Frame 1 (no input): blank canvas, image omitted
Frame 60 (no input): blank canvas, image omitted
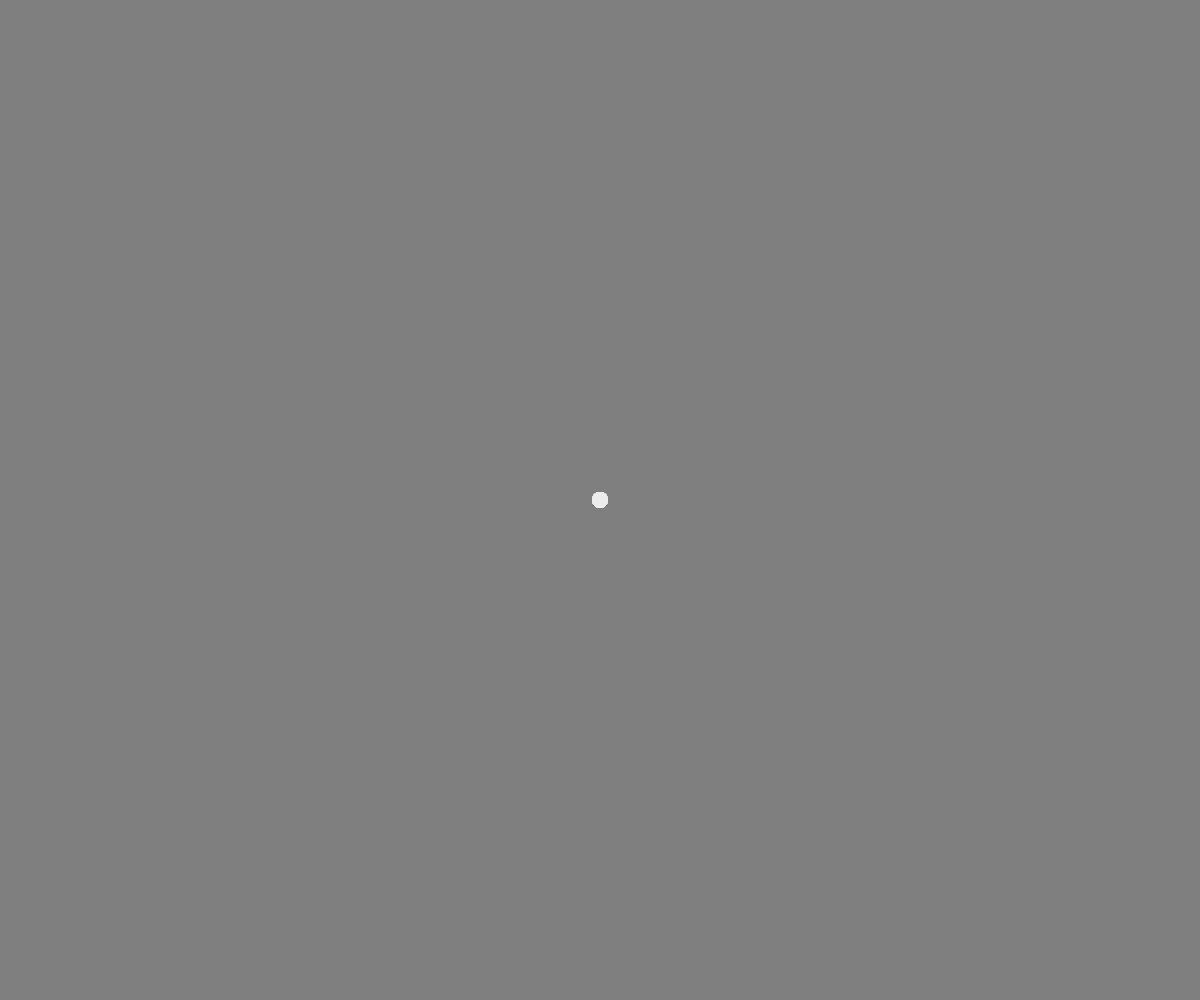
Frame 120 (the mouse pressed at the canvas centre since frame 60)

The p5.js sketch whose frames 1 and 60 were blank and that drew this single picture after the mouse press (run headless with seeded random() and noise() and a simulated clock; from frame 60 on, the mouse is pressed at the canvas centre):

// p5.js sketch
// ── sketch.js
const symmetry = 6;
const angle = 360 / symmetry;
let xoff = 0;

function setup() {
  createCanvas(windowWidth, windowHeight);

  angleMode(DEGREES);
  background(127);
}

function draw() {
  if (!mouseIsPressed) return;

  translate(width / 2, height / 2);

  const mx = mouseX - width / 2;
  const my = mouseY - height / 2;
  const pmx = pmouseX - width / 2;
  const pmy = pmouseY - height / 2;

  const hu = map(sin(xoff), -1, 1, 0, 255);
  xoff += 1;
  stroke(hu, 100);

  for (let i = 0; i < symmetry; i++) {
    rotate(angle);

    const d = dist(mx, my, pmx, pmy);
    const sw = map(d, 0, 16, 16, 2);
    strokeWeight(sw);

    line(mx, my, pmx, pmy);

    push();
    scale(1, -1);
    line(mx, my, pmx, pmy);
    pop();
  }
}
